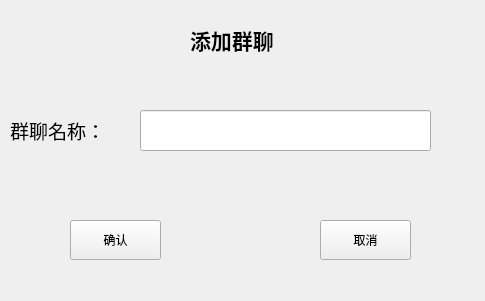
<?xml version="1.0" encoding="UTF-8"?>
<ui version="4.0">
 <class>addgroup</class>
 <widget class="QWidget" name="addgroup">
  <property name="geometry">
   <rect>
    <x>0</x>
    <y>0</y>
    <width>485</width>
    <height>301</height>
   </rect>
  </property>
  <property name="windowTitle">
   <string>Form</string>
  </property>
  <widget class="QPushButton" name="cancelButton">
   <property name="geometry">
    <rect>
     <x>320</x>
     <y>220</y>
     <width>91</width>
     <height>40</height>
    </rect>
   </property>
   <property name="minimumSize">
    <size>
     <width>0</width>
     <height>40</height>
    </size>
   </property>
   <property name="text">
    <string>取消</string>
   </property>
  </widget>
  <widget class="QLabel" name="label_2">
   <property name="geometry">
    <rect>
     <x>190</x>
     <y>20</y>
     <width>221</width>
     <height>41</height>
    </rect>
   </property>
   <property name="text">
    <string>&lt;html&gt;&lt;head/&gt;&lt;body&gt;&lt;p&gt;&lt;span style=&quot; font-size:16pt; font-weight:700;&quot;&gt;添加群聊&lt;/span&gt;&lt;/p&gt;&lt;/body&gt;&lt;/html&gt;</string>
   </property>
  </widget>
  <widget class="QLabel" name="label">
   <property name="geometry">
    <rect>
     <x>10</x>
     <y>110</y>
     <width>131</width>
     <height>41</height>
    </rect>
   </property>
   <property name="text">
    <string>&lt;html&gt;&lt;head/&gt;&lt;body&gt;&lt;p&gt;&lt;span style=&quot; font-size:14pt;&quot;&gt;群聊名称：&lt;/span&gt;&lt;/p&gt;&lt;/body&gt;&lt;/html&gt;</string>
   </property>
  </widget>
  <widget class="QPushButton" name="pushButton">
   <property name="geometry">
    <rect>
     <x>70</x>
     <y>220</y>
     <width>91</width>
     <height>40</height>
    </rect>
   </property>
   <property name="minimumSize">
    <size>
     <width>0</width>
     <height>40</height>
    </size>
   </property>
   <property name="text">
    <string>确认</string>
   </property>
  </widget>
  <widget class="QLineEdit" name="groupnameEdit">
   <property name="geometry">
    <rect>
     <x>140</x>
     <y>110</y>
     <width>291</width>
     <height>41</height>
    </rect>
   </property>
   <property name="text">
    <string/>
   </property>
  </widget>
 </widget>
 <resources/>
 <connections/>
</ui>
